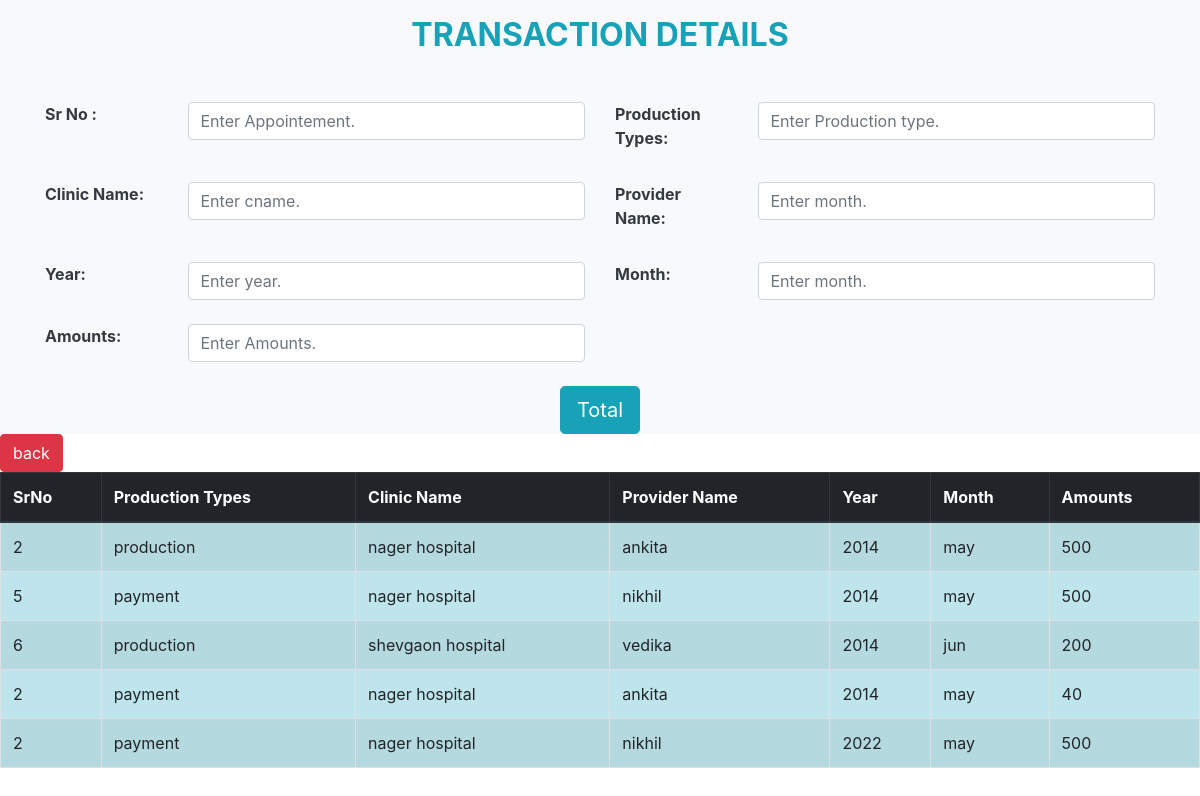
The page /select.php on the database its author committed.
### tables this page shows
CREATE TABLE `transactioninfo` (
  `srid` int(11) NOT NULL,
  `srno` text NOT NULL,
  `ptype` text NOT NULL,
  `cname` text NOT NULL,
  `pname` text NOT NULL,
  `year` text NOT NULL,
  `month` text NOT NULL,
  `amounts` text NOT NULL,
  `cid` int(11) NOT NULL
);

### select.php (the view, shortened to what this page needs)
<!DOCTYPE html>
<html>
<head>
	<link rel="stylesheet" href="https://maxcdn.bootstrapcdn.com/bootstrap/4.0.0/css/bootstrap.min.css">
</head>
<body>
	<section class="bg-light" id="app">
<form action="pinsert.php" method="post">
<div class="container a9">
	<div class="row ">
		<div class="col-md-12 p-3 bg-light text-center">
			<h2 class="text-uppercase text-info font-weight-bold">Transaction Details</h2>
		</div>
		<div class="col-md-6 mt-4">
			<div class="row">
				<div class="col-md-3">
					<label class="text-dark font-weight-bold">Sr No :</label>
				</div>
				<div class="col-md-9">
				<input type="text" name="srno" class="form-control" placeholder="Enter Appointement.">
				</div>
			</div>
		</div>
		<div class="col-md-6 mt-4">
			<div class="row">
				<div class="col-md-3">
					<label class="text-dark font-weight-bold">Production Types:</label>
				</div>
				<div class="col-md-9">
					<input type="text" name="ptype" class="form-control" placeholder="Enter Production type.">
				</div>
			</div>
		</div>
		<div class="col-md-6 mt-4">
			<div class="row">
				<div class="col-md-3">
					<label class="text-dark font-weight-bold">Clinic Name:</label>
				</div>
				<div class="col-md-9">
					<input type="text" name="cname" class="form-control" placeholder="Enter cname.">
				</div>
			</div>
		</div>
		<div class="col-md-6 mt-4">
			<div class="row">
				<div class="col-md-3">
					<label class="text-dark font-weight-bold">Provider Name:</label>
				</div>
				<div class="col-md-9">
					<input type="text" name="pname" class="form-control" placeholder="Enter month.">
				</div>
			</div>
		</div>
		<div class="col-md-6 mt-4">
			<div class="row">
				<div class="col-md-3">
					<label class="text-dark font-weight-bold">Year:</label>
				</div>
				<div class="col-md-9">
					<input type="text" name="year" class="form-control" placeholder="Enter year.">
				</div>
			</div>
		</div>
		<div class="col-md-6 mt-4">
			<div class="row">
				<div class="col-md-3">
					<label class="text-dark font-weight-bold">Month:</label>
				</div>
				<div class="col-md-9">
					<input type="text" name="month" class="form-control" placeholder="Enter month.">
				</div>
			</div>
		</div>
		<div class="col-md-6 mt-4">
			<div class="row">
				<div class="col-md-3">
					<label class="text-dark font-weight-bold">Amounts:</label>
				</div>
				<div class="col-md-9">
					<input type="number" name="amounts" class="form-control" placeholder="Enter Amounts.">
				</div>
			</div>
		</div>
		<div class="col-md-12 mt-4 text-center">
			<button class="btn btn-info btn-lg" name="total">Total</button>
		</div>
	</div>
</div>
</form>
</section>
<div class="table-responsive">
	<table width="50%" class="table table-info table-striped table-bordered table-hover">
		<thead class="thead-dark">
		<tr>
			<th>SrNo</th>
			<th>Production Types</th>
			<th>Clinic Name</th>
			<th>Provider Name</th>
			<th>Year</th>
			<th>Month</th>
			<th>Amounts</th>
		</tr>
		</thead>
		<?php
$conn=mysqli_connect('localhost','root','');
$dbsel=mysqli_select_db($conn,'ibrain');
if($dbsel){
$query="SELECT*from transactioninfo";
$record=mysqli_query($conn,$query);
while($row=mysqli_fetch_assoc($record)){
extract($row);
?>
<tr>
	<td>
		<?=$srno;?>
	</td>
	<td>
		<?=$ptype;?>
	</td>
	<td>
		<?=$cname?>
	</td>
	<td>
		<?=$pname?>
	</td>
	<td>
		<?=$year?>
	</td>
	<td>
		<?=$month?>
	</td>
	<td>
		<?=$amounts?>
	</td>
</tr>
<?php
}
}
?>
<a href="login.php"><button type="submit" class="btn btn-danger" >back</button></a>
</table>
</div>
</body>
</html>

### rows shown on the page
transactioninfo: srno "2", ptype "production", cname "nager hospital", pname "ankita", year "2014", month "may", amounts "500"
transactioninfo: srno "5", ptype "payment", cname "nager hospital", pname "nikhil", year "2014", month "may", amounts "500"
transactioninfo: srno "6", ptype "production", cname "shevgaon hospital", pname "vedika", year "2014", month "jun", amounts "200"
transactioninfo: srno "2", ptype "payment", cname "nager hospital", pname "ankita", year "2014", month "may", amounts "40"
transactioninfo: srno "2", ptype "payment", cname "nager hospital", pname "nikhil", year "2022", month "may", amounts "500"
